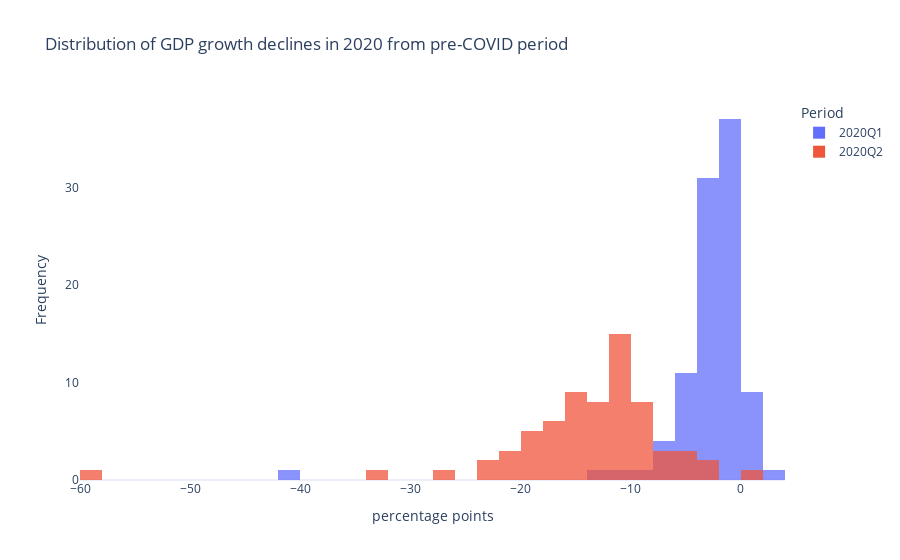

The notebook cell this image was saved under:
### Code cell
# Convert wide to long panel
df_gdp_long = pd.melt(df_gdp, id_vars='code', 
                      value_vars=['gdp_decline_q1', 'gdp_decline_q2q4'],
                      var_name='period', value_name='gdp_growth_declines')
df_gdp_long.loc[:, 'period'].replace({'gdp_decline_q1': '2020Q1',
                                      'gdp_decline_q2q4': '2020Q2'}, inplace=True)
# Create an interactive distribution plot
fig = px.histogram(data_frame=df_gdp_long,
                   x='gdp_growth_declines',
                   color='period',
                   hover_data={'gdp_growth_declines': ':.1f'},
                   labels={'period': 'Period',
                           'gdp_growth_declines': 'GDP growth decline (pp)'},
#                  marginal='rug',
                   opacity=0.75,
                   barmode='overlay',
#                  histnorm='probability density',
#                  range_x=[-70, 70],
                   title='Distribution of GDP growth declines in 2020 from pre-COVID period',
                   template='plotly_white')
fig.update_layout({'xaxis': {'title': 'percentage points',
                             'showgrid': False, 
                             'tickmode': 'array',
                             'zeroline': False},
                   'yaxis': {'title': 'Frequency',
                             'showgrid': False,
                             'nticks': 6},
                   'legend': {'title': 'Period'}})
fig.show()

### Figure 1 — Plotly figure (JSON) as saved in the notebook; plotly's stock layout.template omitted (floating-point values rounded to 4 significant figures)
{"data": [{"alignmentgroup": "True", "bingroup": "x", "hovertemplate": "Period=2020Q1<br>GDP growth decline (pp)=%{x:.1f}<br>count=%{y}<extra></extra>", "legendgroup": "2020Q1", "marker": {"color": "#636efa", "opacity": 0.75}, "name": "2020Q1", "offsetgroup": "2020Q1", "orientation": "v", "showlegend": true, "type": "histogram", "x": [-2.421, -4.324, -3.6, -0.6857, -3.67, 0.6744, -0.6778, -1.799, -3.64, -0.4978, 0.2848, 0.9865, -1.919, -4.704, -1.708, -1.702, 2.38, -12.8, -2.165, -2.063, -2.555, -3.289, -2.27, -1.406, -0.6426, -6.031, -3.635, -2.749, -6, -2.883, -2.047, -3.014, -1.548, -6.059, -2.3, -6.513, -0.9898, -1.999, -8.596, -0.2146, -3.522, -5.748, -1.067, -2.777, null, -0.562, -2.65, 0.1016, -3.026, -2.435, -1.397, -3.006, -40.6, -2.818, -3.609, -4.46, -0.602, 0.6865, -11.6, -0.447, 0.1659, -3.336, -1.788, -1.844, -0.6843, -3.266, -0.8886, -2.892, 0.05038, -5.34, -7.364, -1.709, -4.6, 1.429, -1.893, -0.4798, -0.7109, -1.145, -1.3, -5.753, -4.231, 0.5253, -0.9429, -5.422, -3.635, -1.638, -0.08492, -3.099, -1.088, -3.46, -1.924, -2.8, -1.277, -4.042, -1.921, -1.622, -1.513, -3.29], "xaxis": "x", "yaxis": "y"}, {"alignmentgroup": "True", "bingroup": "x", "hovertemplate": "Period=2020Q2<br>GDP growth decline (pp)=%{x:.1f}<br>count=%{y}<extra></extra>", "legendgroup": "2020Q2", "marker": {"color": "#EF553B", "opacity": 0.75}, "name": "2020Q2", "offsetgroup": "2020Q2", "orientation": "v", "showlegend": true, "type": "histogram", "x": [null, null, -21.2, -8.617, -13.37, null, null, null, -15.79, null, null, null, -13.1, null, -11.61, -13.23, -11.97, -2.8, -19.27, -17.6, -15.35, -12.55, -10.22, null, null, -12.25, -15.17, -7.367, -19.9, -17.4, -11.53, -11.13, -15.81, -5.955, -18.1, -14.13, -28.0, -10.29, null, -8.898, -10.59, -18.03, -9.202, null, null, null, null, null, -9.794, -9.865, -8.019, null, -59.7, -20.62, -21.21, null, -17.95, 0.6703, -10.02, null, null, null, -10.94, -11.83, -8.658, -16.09, -6.48, null, null, -32.09, -23.14, -11.33, -18.5, null, -14.73, -10.14, null, -12.57, -14.2, -14.23, -14.65, -16.63, -5.035, -23.77, null, null, -8.053, -11.69, -3.869, -13.65, -16.27, -12.9, null, null, -11.61, -10.86, -5.364, -6.61], "xaxis": "x", "yaxis": "y"}], "layout": {"barmode": "overlay", "legend": {"title": {"text": "Period"}, "tracegroupgap": 0}, "title": {"text": "Distribution of GDP growth declines in 2020 from pre-COVID period"}, "xaxis": {"anchor": "y", "domain": [0, 1], "showgrid": false, "tickmode": "array", "title": {"text": "percentage points"}, "zeroline": false}, "yaxis": {"anchor": "x", "domain": [0, 1], "nticks": 6, "showgrid": false, "title": {"text": "Frequency"}}}}
